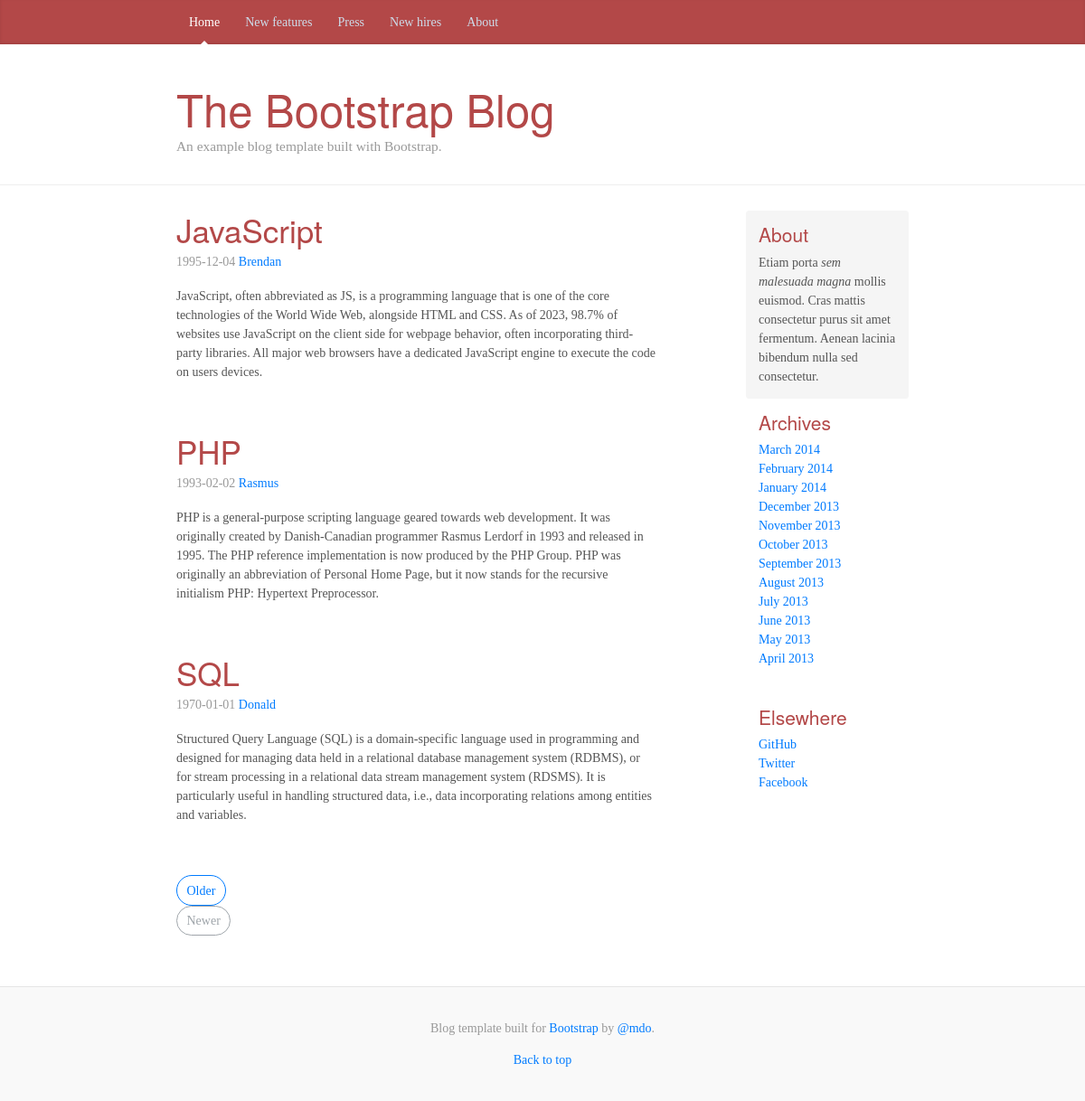
The page / on the database its author committed.
### tables this page shows
create table posts(id int auto_increment, 
title varchar(255) not null, 
body text not null, 
author varchar(100) not null, 
created_at date not null, 
primary key(id));

### db.php (called while the page is built, shortened)
<?php
function getData($sql, $connection, $fetchAll = false)
{
    $statement = $connection->prepare($sql);
    $statement->execute();
    $statement->setFetchMode(PDO::FETCH_ASSOC);
    return $fetchAll ? $statement->fetchAll() : $statement->fetch();
}
?>

### posts.php (the view)
<?php include("db.php"); ?>
<?php
$sql = "SELECT * FROM posts ORDER BY created_at DESC";
$posts = getData($sql, $connection, $fetchAll = true);
foreach ($posts as $post) { ?>
    <div class="blog-post">
        <a href="single-post.php?post_id=<?php echo $post['id'] ?>">
            <h2 class="blog-post-title">
                <?php echo ($post['title']) ?>
            </h2>
        </a>
        <p class="blog-post-meta">
            <?php echo ($post['created_at']) ?> <a href="#">
                <?php echo ($post['author']) ?>
            </a>
        </p>
        <p>
            <?= $post['body'] ?>
        </p>
    </div>
<?php } ?>

### styles/styles.css (style rules this page uses)
@media (min-width: 48em) { html { font-size: 14px; } }
body { font-family: Georgia, "Times New Roman", Times, serif; color: #555; }
h1, .h1, h2, .h2, h3, .h3, h4, .h4, h5, .h5, h6, .h6 { font-family: "Helvetica Neue", Helvetica, Arial, sans-serif; font-weight: 400; color: #b34848; }
.blog-post { margin-bottom: 4rem; }
.blog-post-title { margin-bottom: 0.25rem; font-size: 2.5rem; }
.blog-post-meta { margin-bottom: 1.25rem; color: #999; }

### rows shown on the page
posts: title "JavaScript", created_at "1995-12-04", author "Brendan", body "JavaScript, often abbreviated as JS, is a programming language that is one of the core technologies of the World Wide Web, alongside HTML and CSS. As of 2023, 98.7% of websites use JavaScript on the client side for webpage behavior, often incorporating third-party libraries. All major web browsers have a dedicated JavaScript engine to execute the code on users devices."
posts: title "PHP", created_at "1993-02-02", author "Rasmus", body "PHP is a general-purpose scripting language geared towards web development. It was originally created by Danish-Canadian programmer Rasmus Lerdorf in 1993 and released in 1995. The PHP reference implementation is now produced by the PHP Group. PHP was originally an abbreviation of Personal Home Page, but it now stands for the recursive initialism PHP: Hypertext Preprocessor."
posts: title "SQL", created_at "1970-01-01", author "Donald", body "Structured Query Language (SQL) is a domain-specific language used in programming and designed for managing data held in a relational database management system (RDBMS), or for stream processing in a relational data stream management system (RDSMS). It is particularly useful in handling structured data, i.e., data incorporating relations among entities and variables."
